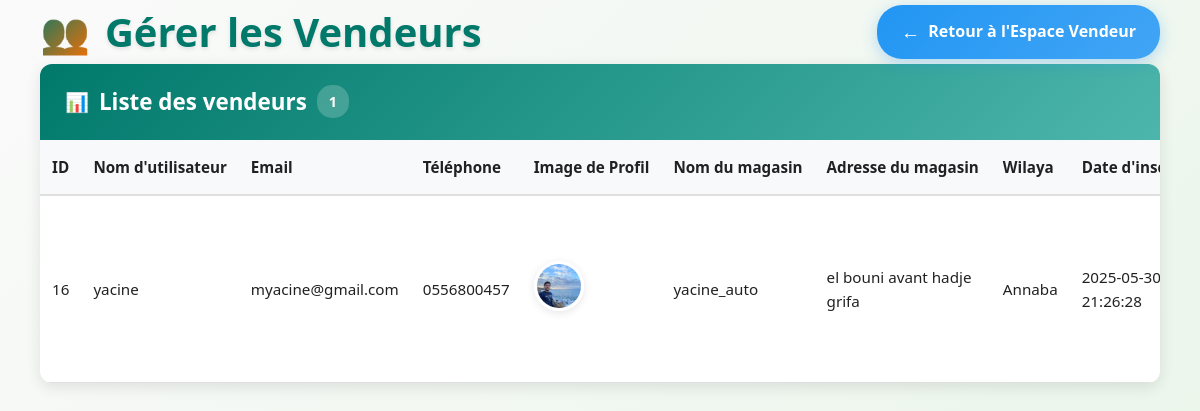
The app's page /php/gerer_vendeurs.php with its own data.
### tables this page shows
CREATE TABLE `vendeurs` (
  `id_vendeur` int(11) NOT NULL,
  `username` varchar(50) NOT NULL,
  `email` varchar(100) NOT NULL,
  `password` varchar(255) NOT NULL,
  `phone` varchar(20) DEFAULT NULL,
  `profile_image` varchar(255) DEFAULT NULL,
  `store_name` varchar(255) DEFAULT NULL,
  `store_address` varchar(255) DEFAULT NULL,
  `date_inscription` timestamp NOT NULL DEFAULT current_timestamp(),
  `id_wilaya` int(11) DEFAULT NULL,
  `status` varchar(20) DEFAULT 'refuse',
  `recus` varchar(255) DEFAULT NULL
);

CREATE TABLE `wilaya` (
  `id_wilaya` int(11) NOT NULL,
  `nom_wilaya` varchar(100) NOT NULL
);

### php/gerer_vendeurs.php (the view, shortened to what this page needs)
<?php
include '../php/db.php';
$sql = "SELECT v.id_vendeur, v.username, v.email, v.phone, v.profile_image, v.store_name, v.store_address, v.date_inscription, v.status, w.nom_wilaya
        FROM vendeurs v
        LEFT JOIN wilaya w ON v.id_wilaya = w.id_wilaya
        ORDER BY v.date_inscription DESC";
$result = $conn->query($sql);
?>
<!DOCTYPE html>
<html lang="fr">
<head>
<link rel="stylesheet" href="../css/gerer_vendeurs.css" />
</head>
<body>
<div class="main-container">
  <div class="header-content">
    <div class="header-title">
      <h1>Gérer les Vendeurs</h1>
    </div>
    <div class="header-actions">
      <a href="../html/admin_dashboard.php" class="btn-back">Retour à l'Espace Vendeur</a>
    </div>
  </div>
  <div class="table-wrapper">
    <div class="table-header">
      <h2 class="table-title">
        Liste des vendeurs
        <span class="table-count"><?php echo $result->num_rows; ?></span>
      </h2>
    </div>
    <div class="table-container">
      <table>
        <thead>
          <tr>
            <th>ID</th>
            <th>Nom d'utilisateur</th>
            <th>Email</th>
            <th>Téléphone</th>
            <th>Image de Profil</th>
            <th>Nom du magasin</th>
            <th>Adresse du magasin</th>
            <th>Wilaya</th>
            <th>Date d'inscription</th>
          </tr>
        </thead>
        <tbody>
          <?php while($vendeur = $result->fetch_assoc()): ?>
          <tr>
            <td><?php echo htmlspecialchars($vendeur['id_vendeur']); ?></td>
            <td><?php echo htmlspecialchars($vendeur['username']); ?></td>
            <td><?php echo htmlspecialchars($vendeur['email']); ?></td>
            <td><?php echo htmlspecialchars($vendeur['phone'] ?? '-'); ?></td>
            <td>
              <?php
                $defaultImage = '../uploads/profil/default.jpg';
                $profileImage = $vendeur['profile_image'] ?? '';
                if (!empty($profileImage) && file_exists('../uploads/profil/' . $profileImage)): ?>
                  <img src="../uploads/profil/<?php echo htmlspecialchars($profileImage); ?>" alt="Profile Image" class="profile-img" />
                <?php else: ?>
                  <img src="<?php echo $defaultImage; ?>" alt="Default Profile Image" class="profile-img" />
                <?php endif; ?>
            </td>
            <td><?php echo htmlspecialchars($vendeur['store_name'] ?? '-'); ?></td>
            <td><?php echo htmlspecialchars($vendeur['store_address'] ?? '-'); ?></td>
            <td><?php echo htmlspecialchars($vendeur['nom_wilaya'] ?? '-'); ?></td>
            <td><?php echo htmlspecialchars($vendeur['date_inscription']); ?></td>
          </tr>
          <?php endwhile; ?>
        </tbody>
      </table>
    </div>
  </div>
</div>
</body>
</html>

### css/gerer_vendeurs.css (style rules this page uses)
:root { --primary: #00796b; --secondary: #004d40; --bg: #fafafa; --text: #212121; --white: #fff; --orange: #ff6f00; --success: #4caf50; --warning: #ff9800; --danger: #f44336; --info: #2196f3; --light-gray: #f8f9fa; --border: #e0e0e0; --shadow: 0 4px 15px rgba(0, 0, 0, 0.1); --shadow-hover: 0 8px 25px rgba(0, 0, 0, 0.15); --border-radius: 12px; --transition: all 0.3s ease; }
* { margin: 0; padding: 0; box-sizing: border-box; }
body { font-family: "Segoe UI", Tahoma, Geneva, Verdana, sans-serif; background: linear-gradient(135deg, var(--bg) 0%, #e8f5e8 100%); color: var(--text); line-height: 1.6; min-height: 100vh; }
.header-content { max-width: 1400px; margin: 0 auto; display: flex; justify-content: space-between; align-items: center; flex-wrap: wrap; gap: 20px; }
.header-title { display: flex; align-items: center; gap: 15px; }
.header-title::before { content: "👥"; font-size: 2.5rem; background: linear-gradient(135deg, var(--primary), var(--orange)); -webkit-background-clip: text; -webkit-text-fill-color: transparent; background-clip: text; }
h1 { font-size: 2.5rem; color: var(--primary); font-weight: 700; margin: 0; text-shadow: 0 2px 4px rgba(0, 0, 0, 0.1); }
.header-actions { display: flex; gap: 15px; align-items: center; }
.btn-back { display: inline-flex; align-items: center; gap: 8px; padding: 12px 24px; background: linear-gradient(135deg, var(--info), #42a5f5); color: var(--white); text-decoration: none; border-radius: 25px; font-weight: 600; transition: var(--transition); box-shadow: 0 4px 15px rgba(33, 150, 243, 0.3); }
.btn-back::before { content: "←"; font-size: 1.2rem; }
.main-container { max-width: 1400px; margin: 0 auto; padding: 0 40px 40px; }
.table-wrapper { background: var(--white); border-radius: var(--border-radius); box-shadow: var(--shadow); overflow: hidden; margin-bottom: 30px; }
.table-header { background: linear-gradient(135deg, var(--primary), #4db6ac); color: var(--white); padding: 20px 25px; display: flex; justify-content: space-between; align-items: center; }
.table-title { font-size: 1.4rem; font-weight: 600; margin: 0; display: flex; align-items: center; gap: 10px; }
.table-title::before { content: "📊"; font-size: 1.2rem; }
.table-count { background: rgba(255, 255, 255, 0.2); padding: 5px 12px; border-radius: 15px; font-size: 0.9rem; }
.table-container { overflow-x: auto; }
table { width: 100%; border-collapse: collapse; font-size: 0.95rem; }
th { background: var(--light-gray); padding: 15px 12px; text-align: left; font-weight: 600; color: var(--text); border-bottom: 2px solid var(--border); position: sticky; top: 0; z-index: 10; white-space: nowrap; }
td { padding: 15px 12px; border-bottom: 1px solid var(--border); vertical-align: middle; }
tr { transition: var(--transition); }
.profile-img { width: 50px; height: 50px; border-radius: 50%; object-fit: cover; border: 3px solid var(--white); box-shadow: 0 2px 8px rgba(0, 0, 0, 0.1); transition: var(--transition); }
.table-wrapper { animation: fadeInUp 0.6s ease; }

### records on screen
vendeurs: id_vendeur "16", username "yacine", email "myacine@gmail.com", phone "0556800457", profile_image (picture), store_name "yacine_auto", store_address "el bouni avant hadje grifa", id_wilaya.nom_wilaya "Annaba", date_inscription "2025-05-30 21:26:28"

### other values on screen
$result->num_rows "1"
